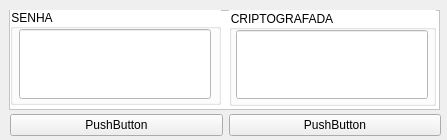
<?xml version="1.0" encoding="UTF-8"?>
<ui version="4.0">
 <class>MainWindow</class>
 <widget class="QMainWindow" name="MainWindow">
  <property name="geometry">
   <rect>
    <x>0</x>
    <y>0</y>
    <width>447</width>
    <height>140</height>
   </rect>
  </property>
  <property name="windowTitle">
   <string>CRIPTOGRAFIA</string>
  </property>
  <widget class="QWidget" name="centralwidget">
   <widget class="QWidget" name="horizontalLayoutWidget">
    <property name="geometry">
     <rect>
      <x>10</x>
      <y>110</y>
      <width>431</width>
      <height>31</height>
     </rect>
    </property>
    <layout class="QHBoxLayout" name="horizontalLayout">
     <item>
      <widget class="QPushButton" name="pushButton_2">
       <property name="text">
        <string>PushButton</string>
       </property>
      </widget>
     </item>
     <item>
      <widget class="QPushButton" name="pushButton">
       <property name="text">
        <string>PushButton</string>
       </property>
      </widget>
     </item>
    </layout>
   </widget>
   <widget class="QFrame" name="frame">
    <property name="geometry">
     <rect>
      <x>9</x>
      <y>10</y>
      <width>431</width>
      <height>100</height>
     </rect>
    </property>
    <property name="styleSheet">
     <string notr="true">background-color: rgb(255, 255, 255);</string>
    </property>
    <property name="frameShape">
     <enum>QFrame::StyledPanel</enum>
    </property>
    <property name="frameShadow">
     <enum>QFrame::Raised</enum>
    </property>
    <widget class="QGroupBox" name="groupBox_2">
     <property name="geometry">
      <rect>
       <x>220</x>
       <y>0</y>
       <width>207</width>
       <height>96</height>
      </rect>
     </property>
     <property name="title">
      <string>CRIPTOGRAFADA</string>
     </property>
     <widget class="QLineEdit" name="lineEdit_2">
      <property name="geometry">
       <rect>
        <x>7</x>
        <y>20</y>
        <width>192</width>
        <height>69</height>
       </rect>
      </property>
      <property name="font">
       <font>
        <pointsize>10</pointsize>
       </font>
      </property>
     </widget>
    </widget>
    <widget class="QGroupBox" name="groupBox">
     <property name="geometry">
      <rect>
       <x>1</x>
       <y>-1</y>
       <width>211</width>
       <height>96</height>
      </rect>
     </property>
     <property name="title">
      <string>SENHA</string>
     </property>
     <widget class="QLineEdit" name="lineEdit">
      <property name="geometry">
       <rect>
        <x>9</x>
        <y>20</y>
        <width>192</width>
        <height>70</height>
       </rect>
      </property>
     </widget>
    </widget>
   </widget>
  </widget>
 </widget>
 <resources/>
 <connections/>
</ui>
